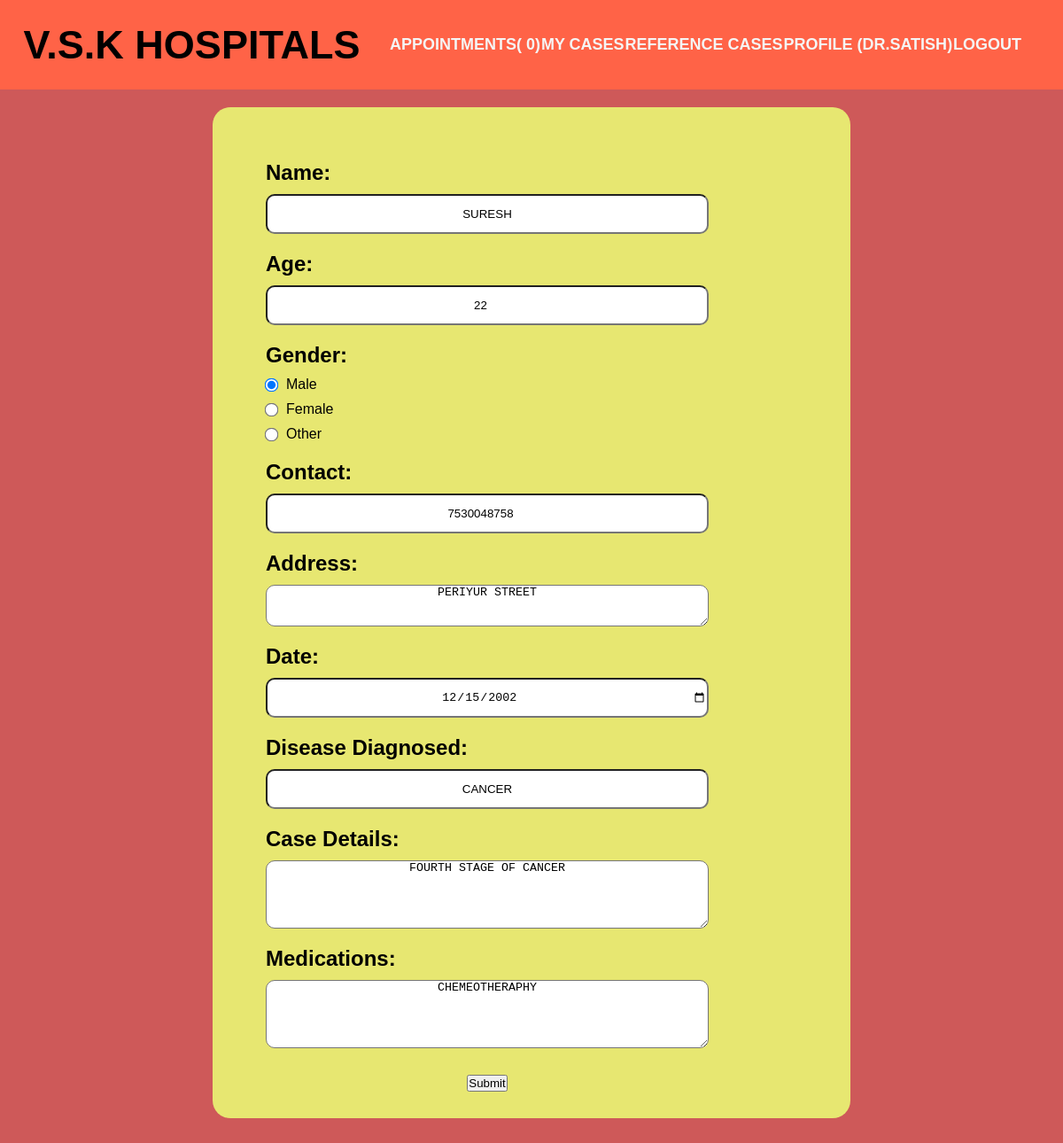
The app's page /app1/Editformycases/37 (signed in) with its own data.
### app1/models.py (models this page shows)
class Patient(models.Model):
    name = models.CharField(max_length=100)
    age = models.IntegerField(null=True,blank=True,default=0)
    password =models.TextField(default="0")
    email =models.EmailField()
    gender = models.CharField(max_length=10, choices=[('Male', 'Male'), ('Female', 'Female'), ('Other', 'Other')],
        null=True,
        blank=True
    )
    contact = models.IntegerField(null=True,blank=True,default=0)
    address = models.TextField( null=True,blank=True)
    date = models.CharField(default=datetime.date.today,max_length=200)
    disease_diagnosed = models.CharField(max_length=255,null=True,blank=True)
    case_details = models.TextField(null=True,blank=True)
    medications = models.TextField(null=True,blank=True)
    Appointment_confirmation = models.CharField(max_length=2,default="0",null=True,blank=True)
    host = models.ForeignKey(User,on_delete=models.CASCADE)

### app1/views.py (the view, shortened to what this page needs)
# urls.py: path('Editformycases/<int:id>',views.editformycases,name='editformycases'),
@login_required(login_url='loginn')
def editformycases(request,id):
    a = Patient.objects.get(id =id)
    b= refcases.objects.get(name = a.name)
    return render(request,'editcases.html',{'data':a})

### app1/templates/editcases.html (shortened to what this page needs)
{% extends 'main.html' %}
{% block code %}
<div class="bgclraddcases">
<div class="formforadd">
    <form action="" method="POST">
        <div class="formcontainer">
        <div class="label">
            <h2>Name:</h2>
            <input type="text" name="name" value="{{ data.name }}" required>
        </div>
        <div class="label">
            <h2>Age:</h2>
            <input type="number" name="age" value="{{data.age}}" readonly>
        </div>
<div class="label">
    <h2>Gender:</h2>
    <label><input type="radio" name="gender" value="Male" {% if data.gender == "Male" %}checked{% endif %}> Male</label>
    <label><input type="radio" name="gender" value="Female" {% if data.gender == "Female" %}checked{% endif %}> Female</label>
    <label><input type="radio" name="gender" value="Other" {% if data.gender == "Other" %}checked{% endif %}> Other</label>
</div>
        <div class="label">
            <h2>Contact:</h2>
            <input type="number" name="contact" value={{data.contact}} >
        </div>
        <div class="label">
            <h2>Address:</h2>
            <textarea name="address" rows="3" required>{{ data.address }}</textarea>
        </div>
        <div class="label">
            <h2>Date:</h2>
            <input type="date" name="date" value="{{ data.date }}" required>
        </div>
        <div class="label">
            <h2>Disease Diagnosed:</h2>
            <input type="text" name="disease_diagnosed" value="{{ data.disease_diagnosed }}" required>
        </div>
        <div class="label">
            <h2>Case Details:</h2>
            <textarea name="case_details" rows="5" required>{{ data.case_details }}</textarea>
        </div>
        <div class="label">
            <h2>Medications:</h2>
            <textarea name="medications" rows="5" required>{{ data.medications }}</textarea>
        </div>
    </div>
        <center class="submitforadd">
            <input type="submit" value="Submit">
        </center>
    </form>
</div>
</div>
{% endblock code %}

### templates/nav.html
<nav>
    <div class="title">
        <h1>V.S.K HOSPITALS</h1>
    </div>
    <div class="links">
        {% if request.user.is_authenticated %}
            <a href="{% url 'addcases'%}">APPOINTMENTS( {{request.user.last_name}})</a>
            <a href="{% url 'mycases'%}">MY CASES</a>
            <a href="{% url 'referencecases'%}">REFERENCE CASES</a>
            <a href="{% url 'profile'%}">PROFILE (DR.{{request.user}})</a>
            <a href="{%url 'logoutt'%}">LOGOUT</a>
        {% else %}
        <a href="{%url 'loginn' %}">LOGIN</a>
        <a href="{%url 'register' %}">REGISTER</a>
        <a href="{%url 'about' %}">ABOUT</a>
        {% endif %}
</div>
</nav>

### static/style.css (style rules this page uses)
* { margin: 0; padding: 0; box-sizing: border-box; }
body { font-family: Arial, sans-serif; background-color: #f5f5f5; }
nav { background-color: tomato; width: 100%; height: fit-content; padding: 20px; display: flex; justify-content: space-around; align-items: center; }
.title { font-size: 30px; }
.bgclraddcases { width: 100%; position: absolute; background-color: rgb(206, 89, 89); }
.formforadd { margin: auto; margin-top: 20px; width: 60%; height: fit-content; padding: 30px; display: flex; flex-direction: column; justify-content: start; align-items: flex-start; border-radius: 20px; background-color: rgb(231, 231, 113); margin-bottom: 40px; }
.formcontainer { position: relative; height: fit-content; padding: 30px; display: flex; flex-direction: column; justify-content: start; align-items: start; row-gap: 20px; }
.label { position: relative; width: 100%; display: flex; flex-direction: column; row-gap: 10px; }
.label input[type="text"], .label input[type="number"], .label input[type="date"], .label textarea { position: relative; height: 45px; width: 500px; border-radius: 10px; text-align: center; }
.label textarea { height: auto; }
.label input[type="radio"] { margin-right: 10px; transform: scale(1.2); }
.label label { display: flex; align-items: center; }
.submitforadd { margin: auto; width: 150px; }
a { text-decoration: none; }
body { font-family: Arial, sans-serif; background-color: #f4f4f9; margin: 0; padding: 0; }

### records on screen
Patient: name "SURESH", age "22", gender "☑ Male", gender "☐ Female", gender "☐ Other", contact "7530048758", address "PERIYUR STREET", date "12/15/2002", disease_diagnosed "CANCER", case_details "FOURTH STAGE OF CANCER", medications "CHEMEOTHERAPHY"

### other values on screen
{{ request.user.last_name }} "0"
{{ request.user }} "SATISH"
